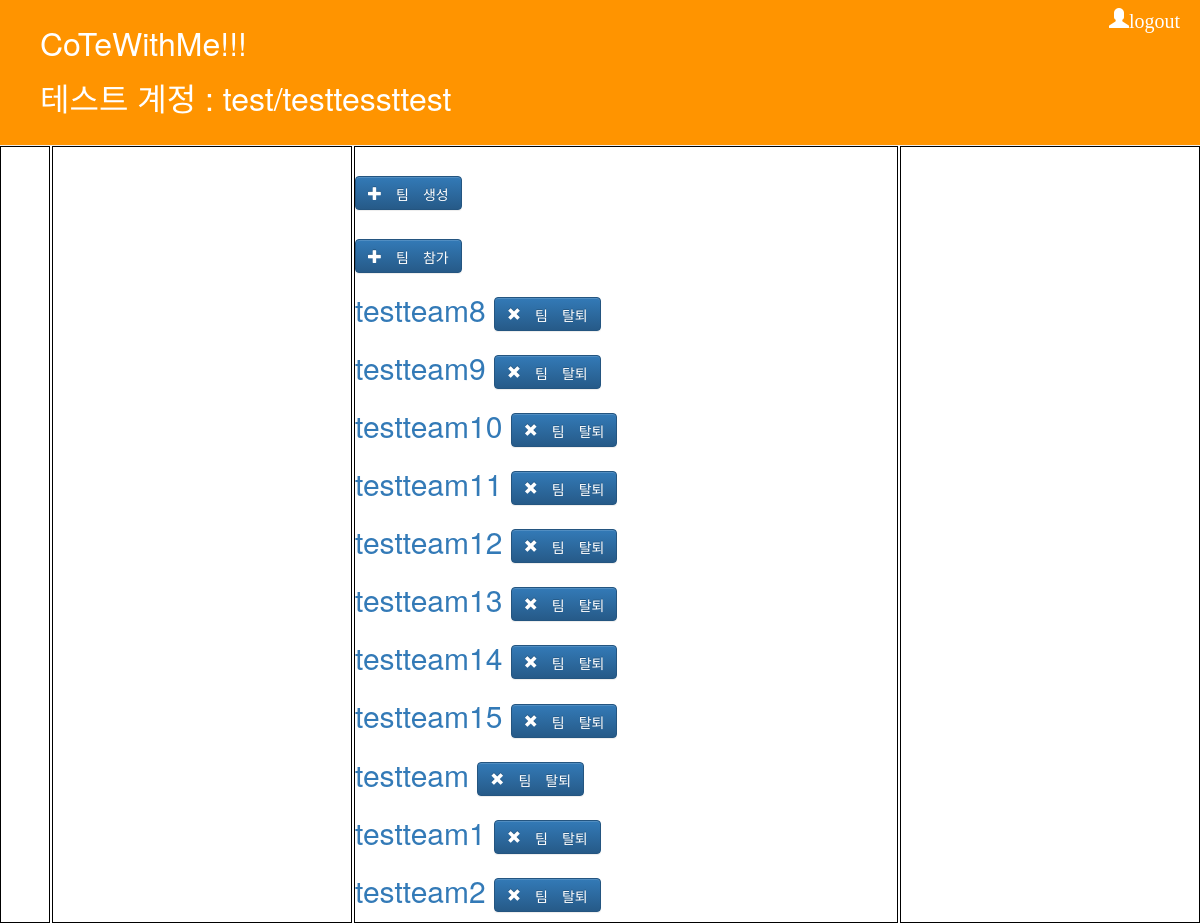
The page /team_select/ (signed in) on the database as committed earlier.
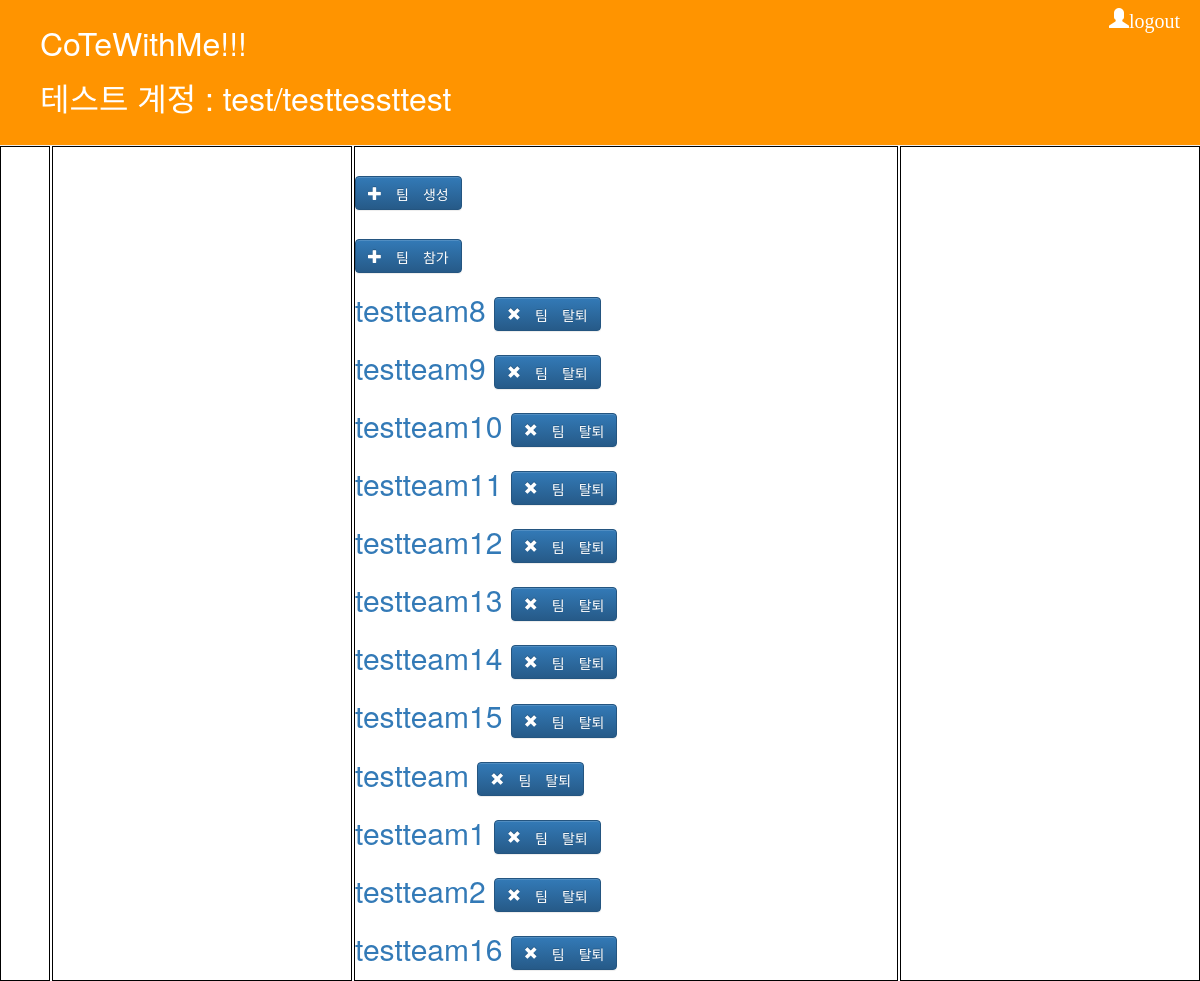
The same page on the database as committed later.
### board/models.py (models this page shows)
class Team(models.Model):
    team_name = models.CharField(max_length=30)
    created_date = models.DateTimeField(default=timezone.now)

### board/views.py (the view)
# urls.py: path('team_select/', views.team_select, name='team_select'),
@login_required
def team_select(request):
    joined_team_list = JoinedTeam.objects.filter(user_no__exact=request.user)
    print('joined_teams len=', len(joined_team_list))
    joined_teams = [t.team_no for t in joined_team_list]
    return render(request, 'board/team_select.html', {'joined_teams': joined_teams})

### board/templates/board/team_select.html (shortened to what this page needs)
{% extends 'board/base.html' %}
{% block problem_code_area %}
    <h1>
        <a class="btn btn-primary btn" href="{% url 'team_create' %}"><span class="glyphicon glyphicon-plus"> 팀 생성</span></a>
    </h1>
    <h1>
        <a class="btn btn-primary btn" href="{% url 'team_join' %}"><span class="glyphicon glyphicon-plus"> 팀 참가</span></a>
    </h1>
    {% for team in joined_teams %}
        <h2>
            <a href="{% url 'team_home' team_name=team.team_name %}"> {{ team.team_name }}</a>
            <a class="btn btn-primary btn" href="{% url 'team_leave' team_name_delete=team.team_name %}"><span class="glyphicon glyphicon-remove"> 팀 탈퇴</span></a>
        </h2>
    {% endfor %}
{% endblock %}

Rows that differ between the two databases and show on the page:
added Team: team_name "testteam16"
